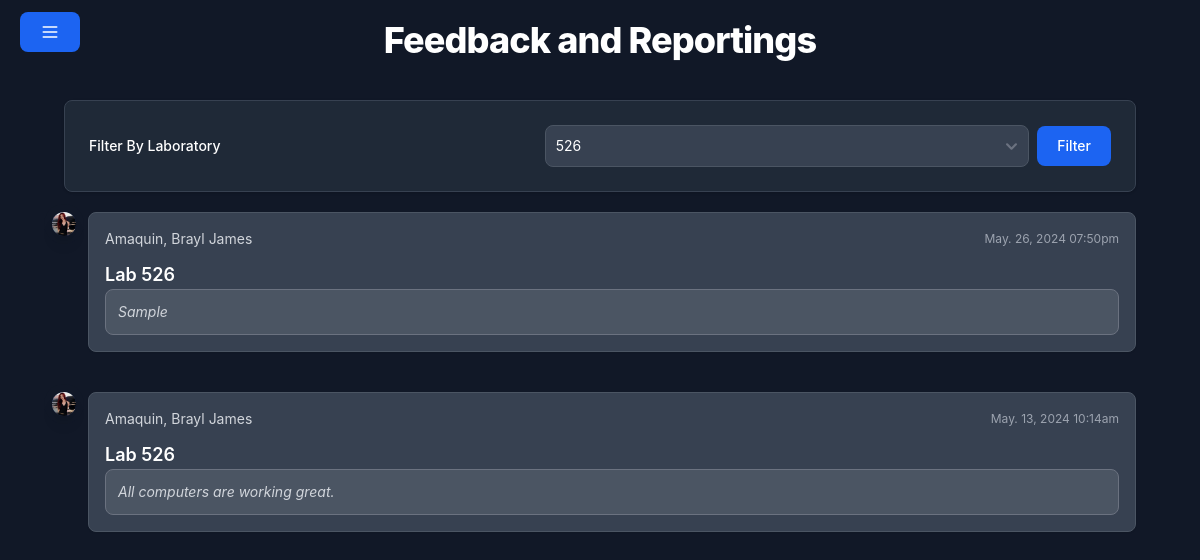
/view_feedback_reporting/index.php?laboratory=526 (signed in), run on the app's committed database.
### tables this page shows
CREATE TABLE `feedbacks` (
  `id` int(11) NOT NULL,
  `user_ID` int(11) NOT NULL,
  `title` varchar(100) NOT NULL,
  `message` varchar(255) NOT NULL,
  `datecreated` datetime NOT NULL DEFAULT current_timestamp()
);

CREATE TABLE `users` (
  `user_ID` int(11) NOT NULL,
  `idno` int(11) DEFAULT NULL,
  `firstname` varchar(80) NOT NULL,
  `middlename` varchar(80) NOT NULL,
  `lastname` varchar(80) NOT NULL,
  `age` int(11) NOT NULL,
  `yearlevel` int(11) DEFAULT NULL,
  `gender` varchar(50) NOT NULL,
  `contact` varchar(50) NOT NULL,
  `email` varchar(50) NOT NULL,
  `profilePath` varchar(255) DEFAULT '"/sitin/assets/images/profiles/nopfp.png"',
  `address` varchar(50) NOT NULL,
  `sessions` int(11) DEFAULT 30,
  `role` varchar(30) NOT NULL DEFAULT 'student',
  `password` varchar(80) NOT NULL
);

### view_feedback_reporting/index.php (the view, shortened to what this page needs)
<?php
    require_once '../config/dbconn.php';
    $reportings = array();
    $laboratory = isset($_GET["laboratory"])? $_GET["laboratory"] : "";
    $query = "SELECT a.id, a.datecreated, a.title, a.message, u.firstname, u.lastname,u.profilePath
          FROM feedbacks a
          JOIN users u ON a.user_ID = u.user_ID
          WHERE a.title LIKE '%$laboratory%'
          ORDER BY a.datecreated DESC";
    $query_run = mysqli_query($conn,$query);
    if ($query_run) {
        while ($row = mysqli_fetch_assoc($query_run)) {
            $reportings[] = $row;
        }
    }
?>
<!DOCTYPE html>
<html lang="en">
<head>
    <link rel="stylesheet" href="../style.css">
    <link rel="stylesheet" href="../assets//css//flowbite.mini.css">
</head>
<body class="dark bg-gray-900">
    <?php include '../includes/header.php' ?>
    <div class="px-4 mt-5 mb-5">
        <h2 class="mb-4 text-center text-2xl m-auto font-extrabold leading-none tracking-tight text-gray-900 md:text-4xl dark:text-white">Feedback and Reportings</h2>
        <div class="max-w-full m-auto p-6" style="max-width:70rem;margin: auto;">
            <div class="mx-auto p-6 bg-white border border-gray-200 rounded-lg shadow dark:bg-gray-800 dark:border-gray-700 mb-5">
                <form class="flex items-center justify-center">
                    <label for="laboratory" class="block w-full text-sm font-medium text-gray-900 dark:text-white">Filter By Laboratory</label>
                    <select id="laboratory" name="laboratory" class="mr-2 bg-gray-50 border border-gray-300 text-gray-900 text-sm rounded-lg focus:ring-blue-500 focus:border-blue-500 block w-full p-2.5 dark:bg-gray-700 dark:border-gray-600 dark:placeholder-gray-400 dark:text-white dark:focus:ring-blue-500 dark:focus:border-blue-500">
                        <option value="526" <?php if ($laboratory == '526') echo 'selected'; ?>>526</option>
                    </select>
                    <button type="submit" class="text-white bg-blue-700 hover:bg-blue-800 focus:ring-4 focus:ring-blue-300 font-medium rounded-lg text-sm px-5 py-2.5  dark:bg-blue-600 dark:hover:bg-blue-700 focus:outline-none dark:focus:ring-blue-800">Filter</button>
                </form>
            </div>
            <ol class="relative border-gray-200 dark:border-gray-700">
                <?php foreach($reportings as $reporting): ?>
                    <li class="mb-10 ms-6">
                            <span class="absolute flex items-center justify-center w-6 h-6 bg-blue-100 rounded-full -start-3 ring-8 ring-white dark:ring-gray-900 dark:bg-blue-900">
                                <img class="rounded-full shadow-lg" src="<?= $reporting['profilePath']?>" />
                            </span>
                            <div class="p-4 bg-white border border-gray-200 rounded-lg shadow-sm dark:bg-gray-700 dark:border-gray-600">
                                <div class="items-center justify-between mb-3 sm:flex">
                                    <time class="mb-1 text-xs font-normal text-gray-400 sm:order-last sm:mb-0"><?= date('M. d, Y h:ia', strtotime($reporting['datecreated']))?></time>
                                    <div class="text-sm font-normal text-gray-500 lex dark:text-gray-300"><?= $reporting['lastname'] . ', ' . $reporting['firstname']?></div>
                                </div>
                                <p class="font-semibold text-lg text-gray-900 dark:text-white">Lab <?= $reporting['title']?></p>
                                <div class="p-3 text-sm italic font-normal text-gray-500 border border-gray-200 rounded-lg bg-gray-50 dark:bg-gray-600 dark:border-gray-500 dark:text-gray-300">
                                    <?= $reporting['message']?>
                                </div>
                            </div>
                        </li>
                <?php endforeach; ?>
            </ol>
        </div>
    </div>
</body>
</html>

### style.css (style rules this page uses)
html, :host { line-height: 1.5; -webkit-text-size-adjust: 100%; -moz-tab-size: 4; -o-tab-size: 4; tab-size: 4; font-family: ui-sans-serif, system-ui, sans-serif, "Apple Color Emoji", "Segoe UI Emoji", "Segoe UI Symbol", "Noto Color Emoji"; font-feature-settings: normal; font-variation-settings: normal; -webkit-tap-highlight-color: transparent; }
body { margin: 0; line-height: inherit; }
h1, h2, h3, h4, h5, h6 { font-size: inherit; font-weight: inherit; }
button, input, optgroup, select, textarea { font-family: inherit; font-feature-settings: inherit; font-variation-settings: inherit; font-size: 100%; font-weight: inherit; line-height: inherit; letter-spacing: inherit; color: inherit; margin: 0; padding: 0; }
button, select { text-transform: none; }
button, input:where([type='button']), input:where([type='reset']), input:where([type='submit']) { -webkit-appearance: button; background-color: transparent; background-image: none; }
blockquote, dl, dd, h1, h2, h3, h4, h5, h6, hr, figure, p, pre { margin: 0; }
ol, ul, menu { list-style: none; margin: 0; padding: 0; }
button, [role="button"] { cursor: pointer; }
img, svg, video, canvas, audio, iframe, embed, object { display: block; vertical-align: middle; }
img, video { max-width: 100%; height: auto; }

### data on the page
feedbacks: user_ID.profilePath (picture), datecreated "May. 26, 2024 07:50pm", user_ID.lastname "Amaquin", user_ID.firstname "Brayl James", title "526", message "Sample"
feedbacks: user_ID.profilePath (picture), datecreated "May. 13, 2024 10:14am", user_ID.lastname "Amaquin", user_ID.firstname "Brayl James", title "526", message "All computers are working great."
